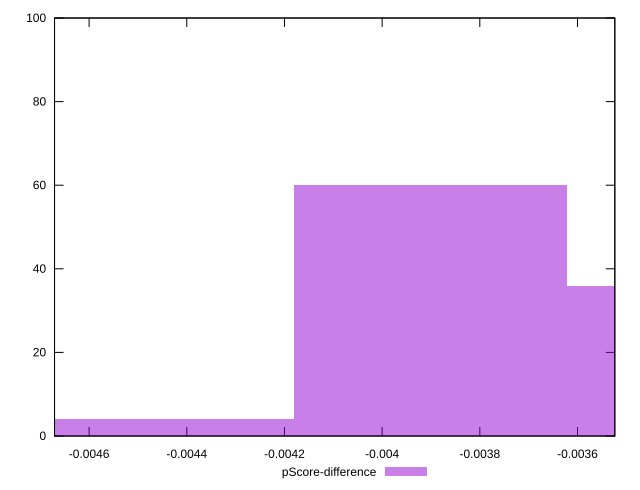

Write the gnuplot code that produced this figure.
reset

$pScoreDifference <<EOF
-0.003901091458753923 60
-0.004458390238575912 4
-0.003343792678931934 36
EOF

set key outside below
set boxwidth 0.000557298779821989
set xrange [-0.004670786790880357:-0.0035235712113291934]
set yrange [0:100]
set trange [0:100]
set style fill transparent solid 0.5 noborder
set terminal svg size 640, 490 enhanced background rgb 'white'
set output "reports/report_00027_2021-02-24T12-40-31.850Z/uses-long-cache-ttl/samples/astro/pScore-difference/histogram.svg"

plot $pScoreDifference title "pScore-difference" with boxes

reset
